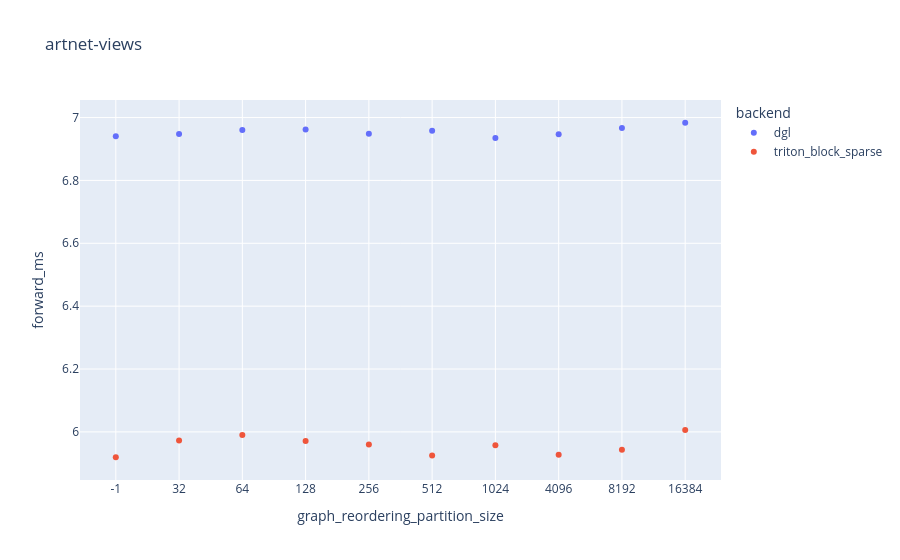
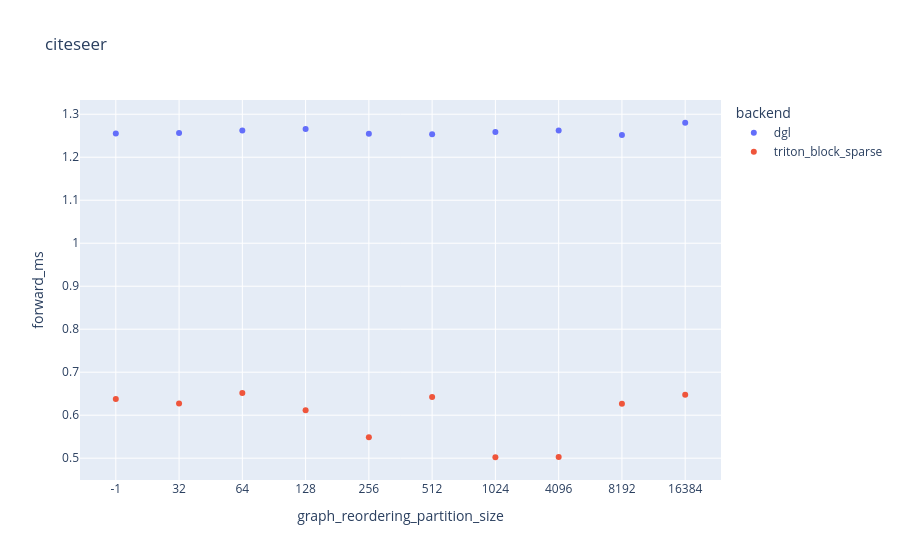
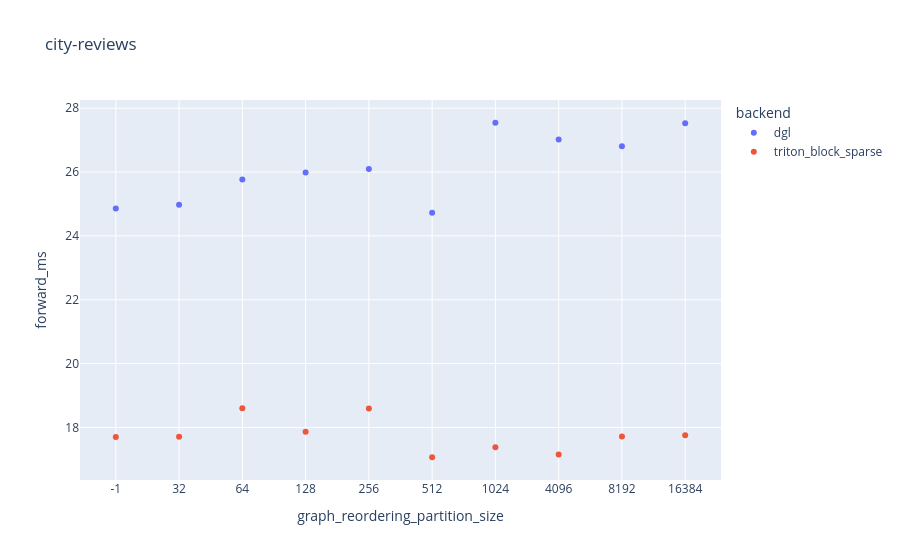
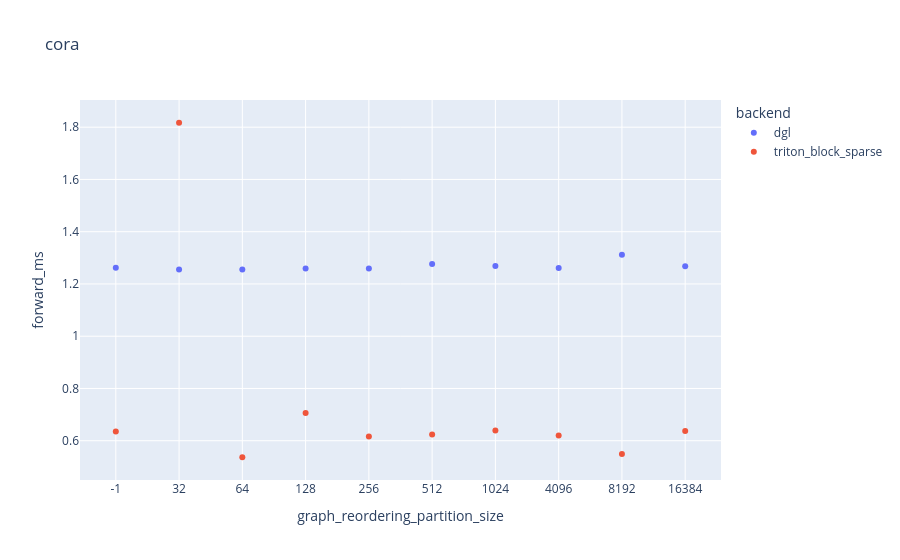

Notebook source saved alongside these figures, in order:
### Code cell
for dataset in df_test[DATASET_COL].unique():
    df_dataset = df_test[df_test[DATASET_COL] == dataset]
    fig = px.scatter(df_dataset, x="graph_reordering_partition_size", y=FWD_MS_COL, title=dataset, color=BACKEND_COL)
    fig.show()

### Figure 1 — Plotly figure (JSON) as saved in the notebook; plotly's stock layout.template omitted (floating-point values rounded to 4 significant figures)
{"data": [{"hovertemplate": "backend=dgl<br>graph_reordering_partition_size=%{x}<br>forward_ms=%{y}<extra></extra>", "legendgroup": "dgl", "marker": {"color": "#636efa", "symbol": "circle"}, "mode": "markers", "name": "dgl", "orientation": "v", "showlegend": true, "type": "scatter", "x": ["-1", "32", "64", "128", "256", "512", "1024", "4096", "8192", "16384"], "xaxis": "x", "y": [6.94, 6.948, 6.96, 6.962, 6.949, 6.958, 6.935, 6.947, 6.967, 6.983], "yaxis": "y"}, {"hovertemplate": "backend=triton_block_sparse<br>graph_reordering_partition_size=%{x}<br>forward_ms=%{y}<extra></extra>", "legendgroup": "triton_block_sparse", "marker": {"color": "#EF553B", "symbol": "circle"}, "mode": "markers", "name": "triton_block_sparse", "orientation": "v", "showlegend": true, "type": "scatter", "x": ["-1", "32", "64", "128", "256", "512", "1024", "4096", "8192", "16384"], "xaxis": "x", "y": [5.919, 5.972, 5.99, 5.971, 5.96, 5.925, 5.957, 5.928, 5.943, 6.006], "yaxis": "y"}], "layout": {"legend": {"title": {"text": "backend"}, "tracegroupgap": 0}, "title": {"text": "artnet-views"}, "xaxis": {"anchor": "y", "domain": [0, 1], "title": {"text": "graph_reordering_partition_size"}}, "yaxis": {"anchor": "x", "domain": [0, 1], "title": {"text": "forward_ms"}}}}

### Figure 2 — Plotly figure (JSON) as saved in the notebook; plotly's stock layout.template omitted (floating-point values rounded to 4 significant figures)
{"data": [{"hovertemplate": "backend=dgl<br>graph_reordering_partition_size=%{x}<br>forward_ms=%{y}<extra></extra>", "legendgroup": "dgl", "marker": {"color": "#636efa", "symbol": "circle"}, "mode": "markers", "name": "dgl", "orientation": "v", "showlegend": true, "type": "scatter", "x": ["-1", "32", "64", "128", "256", "512", "1024", "4096", "8192", "16384"], "xaxis": "x", "y": [1.255, 1.257, 1.262, 1.265, 1.255, 1.253, 1.258, 1.262, 1.252, 1.28], "yaxis": "y"}, {"hovertemplate": "backend=triton_block_sparse<br>graph_reordering_partition_size=%{x}<br>forward_ms=%{y}<extra></extra>", "legendgroup": "triton_block_sparse", "marker": {"color": "#EF553B", "symbol": "circle"}, "mode": "markers", "name": "triton_block_sparse", "orientation": "v", "showlegend": true, "type": "scatter", "x": ["-1", "32", "64", "128", "256", "512", "1024", "4096", "8192", "16384"], "xaxis": "x", "y": [0.6375, 0.6271, 0.6517, 0.6115, 0.5485, 0.6423, 0.5022, 0.503, 0.6267, 0.6474], "yaxis": "y"}], "layout": {"legend": {"title": {"text": "backend"}, "tracegroupgap": 0}, "title": {"text": "citeseer"}, "xaxis": {"anchor": "y", "domain": [0, 1], "title": {"text": "graph_reordering_partition_size"}}, "yaxis": {"anchor": "x", "domain": [0, 1], "title": {"text": "forward_ms"}}}}

### Figure 3 — Plotly figure (JSON) as saved in the notebook; plotly's stock layout.template omitted (floating-point values rounded to 4 significant figures)
{"data": [{"hovertemplate": "backend=dgl<br>graph_reordering_partition_size=%{x}<br>forward_ms=%{y}<extra></extra>", "legendgroup": "dgl", "marker": {"color": "#636efa", "symbol": "circle"}, "mode": "markers", "name": "dgl", "orientation": "v", "showlegend": true, "type": "scatter", "x": ["-1", "32", "64", "128", "256", "512", "1024", "4096", "8192", "16384"], "xaxis": "x", "y": [24.86, 24.98, 25.77, 25.99, 26.09, 24.73, 27.54, 27.02, 26.81, 27.53], "yaxis": "y"}, {"hovertemplate": "backend=triton_block_sparse<br>graph_reordering_partition_size=%{x}<br>forward_ms=%{y}<extra></extra>", "legendgroup": "triton_block_sparse", "marker": {"color": "#EF553B", "symbol": "circle"}, "mode": "markers", "name": "triton_block_sparse", "orientation": "v", "showlegend": true, "type": "scatter", "x": ["-1", "32", "64", "128", "256", "512", "1024", "4096", "8192", "16384"], "xaxis": "x", "y": [17.7, 17.71, 18.6, 17.87, 18.59, 17.07, 17.38, 17.15, 17.72, 17.76], "yaxis": "y"}], "layout": {"legend": {"title": {"text": "backend"}, "tracegroupgap": 0}, "title": {"text": "city-reviews"}, "xaxis": {"anchor": "y", "domain": [0, 1], "title": {"text": "graph_reordering_partition_size"}}, "yaxis": {"anchor": "x", "domain": [0, 1], "title": {"text": "forward_ms"}}}}

### Figure 4 — Plotly figure (JSON) as saved in the notebook; plotly's stock layout.template omitted (floating-point values rounded to 4 significant figures)
{"data": [{"hovertemplate": "backend=dgl<br>graph_reordering_partition_size=%{x}<br>forward_ms=%{y}<extra></extra>", "legendgroup": "dgl", "marker": {"color": "#636efa", "symbol": "circle"}, "mode": "markers", "name": "dgl", "orientation": "v", "showlegend": true, "type": "scatter", "x": ["-1", "32", "64", "128", "256", "512", "1024", "4096", "8192", "16384"], "xaxis": "x", "y": [1.262, 1.256, 1.255, 1.259, 1.259, 1.277, 1.269, 1.261, 1.312, 1.268], "yaxis": "y"}, {"hovertemplate": "backend=triton_block_sparse<br>graph_reordering_partition_size=%{x}<br>forward_ms=%{y}<extra></extra>", "legendgroup": "triton_block_sparse", "marker": {"color": "#EF553B", "symbol": "circle"}, "mode": "markers", "name": "triton_block_sparse", "orientation": "v", "showlegend": true, "type": "scatter", "x": ["-1", "32", "64", "128", "256", "512", "1024", "4096", "8192", "16384"], "xaxis": "x", "y": [0.6351, 1.817, 0.5368, 0.7066, 0.6167, 0.624, 0.639, 0.6203, 0.5497, 0.6375], "yaxis": "y"}], "layout": {"legend": {"title": {"text": "backend"}, "tracegroupgap": 0}, "title": {"text": "cora"}, "xaxis": {"anchor": "y", "domain": [0, 1], "title": {"text": "graph_reordering_partition_size"}}, "yaxis": {"anchor": "x", "domain": [0, 1], "title": {"text": "forward_ms"}}}}
